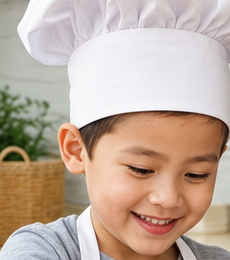
#> input picture baking_child_head.png, 230 x 260 px
$ python -i front_cover_generator.py   (imports and definitions only)
#> lines starting #> are read from the running program, lines starting #| are printed output that depends on the picture
#> further down, picture is the input picture: PIL image 230x260 RGB; mean R, G, B 192.5, 171.5, 156.7
"""
app/front_cover_generator.py
-----------------------------
Generates the personalised workbook front-cover image.

Source of truth for the cover design:
    grades/<grade_id>/prompts/front_page.md

Key Design Requirements:
1. SAFE PRINT MARGINS: Generous 8-10% inset from all edges. No clipped text or badges
   at top-left (Myintelibooks), top-right (the grade tag), or bottom-right (www.myintelibooks.com).
2. MEDIUM-WIDE CAMERA DISTANCE: Un-zoomed environmental framing. Child seen from waist up,
   arms raised joyfully in the air (one waving, one fist pump). Full coaster car,
   swooping tracks, trees, carnival tents, balloons, and wooden 'Let's Learn :)' sign.
3. DYNAMIC RIGHT-SIDE TOPIC PANELS:
   - If the user selects mixed or all topics, NEVER render 'mixed'.
     Show exactly 4 topic pills, chosen at random from that grade's own topics.
   - Otherwise, show only the topics the user selected, as colorful capsule pills.
4. HEADER & FOOTER (MATCHING REFERENCE IMAGE 2):
   - Top-left: Inset red rounded rectangle with book icon: 'Myintelibooks'.
   - Top-center: 'Personalized workbook for' above child's name in giant 3D colorful letters.
   - Top-right: the grade tag only. Numbered years say 'Grade 1'.
     Playgroup, Nursery, Prep, and Kindergarten do not get the word Grade.
   - Bottom: Purple curved banner with 'Fun to learn and do!' and 'www.myintelibooks.com'.
5. MODEL: Strictly openai/gpt-image-2.
"""
from __future__ import annotations

import base64
import json
import os
import random
import re
import sys
import time
from io import BytesIO
from pathlib import Path

from PIL import Image

# Paths
PIPELINE_ROOT = Path(__file__).resolve().parent   # app/
REPO_ROOT     = PIPELINE_ROOT.parent              # kids books/

# Environment
# [5 lines not run here, left out]

try:
    from app.grade_config import get_grade_dir, get_prompt_path, get_runtime_dir, PromptNotFoundError
except ImportError:
    from grade_config import get_grade_dir, get_prompt_path, get_runtime_dir, PromptNotFoundError  # type: ignore

OPENROUTER_API_KEY    = os.getenv("OPENROUTER_API_KEY", "").strip()
OPENROUTER_IMAGES_URL = "https://openrouter.ai/api/v1/images"
DEFAULT_MODEL         = (os.getenv("IMAGE_GEN_MODEL", "openai/gpt-image-2").strip()
                         or "openai/gpt-image-2")

# Roles allowed on the roller coaster (Section 5: child + siblings only)
_CHILD_ROLES   = {"user", "child"}
_SIBLING_ROLES = {"brother", "sister", "sibling"}


class FrontCoverError(RuntimeError):
    """Raised when front-cover image generation fails after all retries."""


# ---------------------------------------------------------------------------
# Internal helpers
# ---------------------------------------------------------------------------

# [21 lines left out: function _path_to_data_url, not called in this run]


# The images endpoint rejects prompts around 4,000 characters.
_MAX_COVER_PROMPT_CHARS = 3800


# Early years keep their own names. Numbered years always say "Grade N".
_EARLY_YEAR_LABELS = {
    "pg": "Playgroup",
    "playgroup": "Playgroup",
    "nursery": "Nursery",
    "prep": "Prep",
    "kg": "Kindergarten",
    "kindergarten": "Kindergarten",
}

# Portrait A4. Generated covers are cropped to this ratio before they are saved.
A4_MM_W = 210
A4_MM_H = 297


# [31 lines left out: function cover_grade_label, not called in this run]


def _grade_badge(grade_label: str, grade_id: str = "") -> str:
    """Cover tag for this workbook. Never invents a grade that was not selected."""
    return cover_grade_label(grade_label, grade_id)


def to_a4_image(img: Image.Image) -> Image.Image:
    """Center-crop any picture to the A4 portrait ratio, 210:297."""
    image = img.convert("RGB")
    width, height = image.size
#> width = 230; height = 260
    if width < 1 or height < 1:
        return image
    target = A4_MM_W / A4_MM_H
    current = width / height
#> current = 0.885
    if abs(current - target) < 0.004:
        return image
    if current > target:
        new_width = int(round(height * target))
#> new_width = 184
        left = max(0, (width - new_width) // 2)
#> left = 23
        return image.crop((left, 0, left + new_width, height))
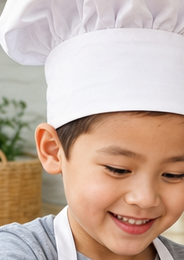
#> returned value: PIL image 184x260 RGB; mean R, G, B 198.8, 175.7, 162.1
    new_height = int(round(width / target))
    top = max(0, (height - new_height) // 2)
    return image.crop((0, top, width, top + new_height))


# [96 lines left out: functions stamp_grade_badge, _finalize_cover, _load_front_page_prompt, _fit_cover_prompt, not called in this run]


_COVER_TOPIC_PICK = 4


# [344 lines left out: functions _unique_topics, _topics_for_cover, build_front_cover_prompt, _extract_image_from_response, generate_front_cover, not called in this run]


# ---------------------------------------------------------------------------
# CLI Standalone Execution
# ---------------------------------------------------------------------------

# [24 lines not run here, left out]

>>> from PIL import Image
>>> picture = Image.open('../baking_child_head.png')
>>> result = to_a4_image(picture)

$ run again, on test_crop_right.png
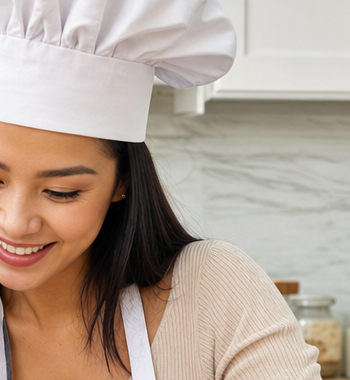
#> input picture test_crop_right.png, 350 x 380 px
#> picture is the input picture: PIL image 350x380 RGB; mean R, G, B 180, 162.9, 150
#> in to_a4_image, `return image.crop((left, 0, left + new_width, height))`:
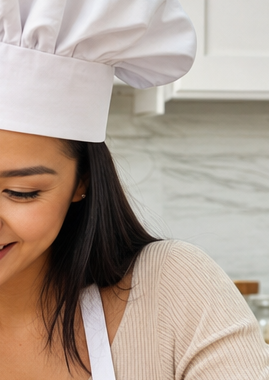
#> returned value: PIL image 269x380 RGB; mean R, G, B 175.6, 159.7, 147.7
